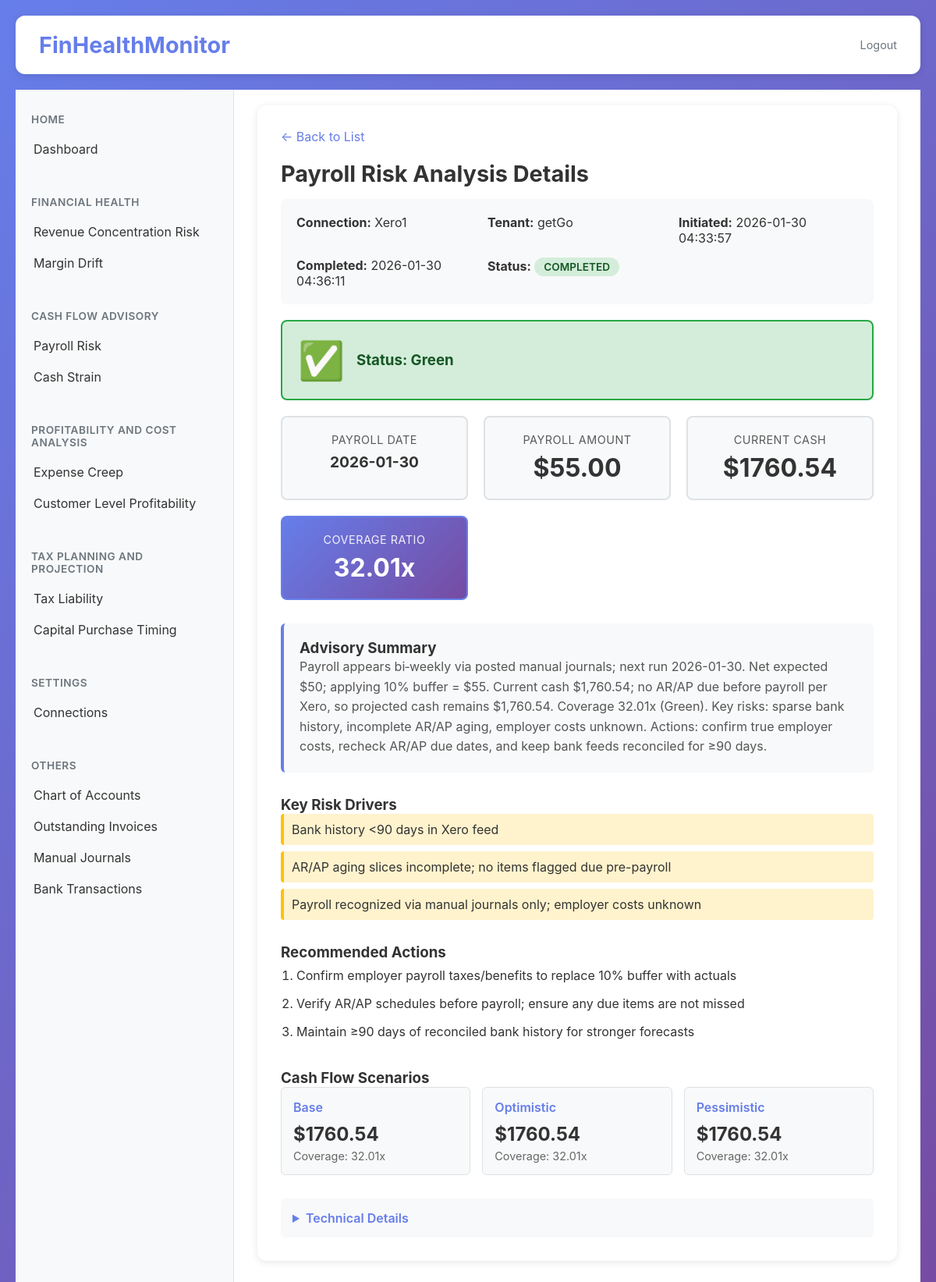
/payroll-risk/111d52d1-84b9-4493-84f7-6c75149baa8f, run on the app's committed database.
### tables this page shows
CREATE TABLE payroll_risk_analyses (
                id TEXT PRIMARY KEY,
                connection_id TEXT NOT NULL,
                connection_name TEXT NOT NULL,
                tenant_id TEXT,
                tenant_name TEXT,
                status TEXT NOT NULL,
                initiated_at TEXT NOT NULL,
                completed_at TEXT,
                result_data TEXT,
                error_message TEXT,
                progress INTEGER DEFAULT 0,
                progress_message TEXT
            );

### app/main.py (the view)
@app.get("/payroll-risk/{analysis_id}", response_class=HTMLResponse)
async def payroll_risk_details(request: Request, analysis_id: str):
    try:
        analysis = payroll_risk_db.get_analysis(analysis_id)
        if not analysis:
            return RedirectResponse(url="/payroll-risk?error=Analysis not found", status_code=303)
        all_connections = connection_manager.get_all_connections()
        xero_connections = [conn for conn in all_connections if conn.get("software") == "xero"]
        for conn in xero_connections:
            if not conn.get("tenants"):
                tenants = connection_manager.get_all_tenants_for_connection(conn["id"])
                conn["tenants"] = tenants if tenants else []
        selector_data = get_connections_for_selector()
        return templates.TemplateResponse(
            "payroll-risk.html",
            {
                "request": request,
                "view_mode": "details",
                "analysis": analysis,
                "connections": xero_connections,
                "categories": selector_data["categories"],
                "error": None
            }
        )
    except Exception as e:
        logger.error(f"Error loading payroll risk details: {str(e)}", exc_info=True)
        return RedirectResponse(url=f"/payroll-risk?error={str(e)}", status_code=303)

### app/templates/payroll-risk.html (shortened to what this page needs)
{% extends "base.html" %}
{% block content %}
<div class="content-section">
    {% if view_mode == "list" %}
        <div class="payroll-risk-header">
            <h2 style="margin: 0;">Payroll Risk Early Warning</h2>
            <button class="new-analysis-btn" onclick="openNewAnalysisModal()">+ New Analysis</button>
        </div>
        {% if error %}
        <div style="background: #f8d7da; color: #721c24; padding: 15px; border-radius: 6px; margin-bottom: 20px;">
            <strong>Error:</strong> {{ error }}
        </div>
        {% endif %}
        {% if analyses %}
        <table class="analyses-table">
            <thead>
                <tr>
                    <th>Date & Time</th>
                    <th>Connection</th>
                    <th>Tenant</th>
                    <th>Status</th>
                    <th>Progress</th>
                    <th>Action</th>
                </tr>
            </thead>
            <tbody>
                {% for analysis in analyses %}
                <tr onclick="window.location.href='/payroll-risk/{{ analysis.id }}'">
                    <td>{{ analysis.initiated_at[:19].replace('T', ' ') }}</td>
                    <td>{{ analysis.connection_name }}</td>
                    <td>{{ analysis.tenant_name or '-' }}</td>
                    <td>
                        <span class="status-badge status-{{ analysis.status }}">
                            {{ analysis.status }}
                        </span>
                    </td>
                    <td>
                        {% if analysis.status|lower == "running" %}
                            {{ analysis.progress or 0 }}%
                        {% elif analysis.status|lower == "completed" %}
                            100%
                        {% else %}
                            -
                        {% endif %}
                    </td>
                    <td>
                        <a href="/payroll-risk/{{ analysis.id }}" class="view-icon" onclick="event.stopPropagation();">👁️</a>
                    </td>
                </tr>
                {% endfor %}
            </tbody>
        </table>
        {% else %}
        <div style="text-align: center; padding: 60px 20px; color: #666;">
            <p style="font-size: 1.2em; margin-bottom: 20px;">No payroll risk analyses yet.</p>
            <button class="new-analysis-btn" onclick="openNewAnalysisModal()">Start Your First Analysis</button>
        </div>
        {% endif %}
        <div id="newAnalysisModal" class="modal">
            <div class="modal-content">
                <div class="modal-header">
                    <h3 style="margin: 0;">Start New Payroll Risk Analysis</h3>
                    <span class="close" onclick="closeNewAnalysisModal()">&times;</span>
                </div>
                <form action="/payroll-risk/new" method="POST" id="newAnalysisForm">
                    <div class="form-group">
                        <label for="connection_id">Connection *</label>
                        <select name="connection_id" id="connection_id" required onchange="updateTenantSelector()">
                            <option value="">Select a connection...</option>
                            {% if connections %}
                                {% for conn in connections %}
                                    {% if conn.software == "xero" %}
                                    <option value="{{ conn.id }}" data-software="{{ conn.software }}">
                                        {{ conn.name }}
                                    </option>
                                    {% endif %}
                                {% endfor %}
                            {% endif %}
                        </select>
                    </div>
                    <div class="form-group" id="tenantGroup" style="display: none;">
                        <label for="tenant_id">Tenant</label>
                        <select name="tenant_id" id="tenant_id">
                            <option value="">Select a tenant...</option>
                        </select>
                    </div>
                    <div style="display: flex; gap: 10px; justify-content: flex-end; margin-top: 30px;">
                        <button type="button" class="btn btn-secondary" onclick="closeNewAnalysisModal()">Cancel</button>
                        <button type="submit" class="btn btn-primary">Start Analysis</button>
                    </div>
                </form>
            </div>
        </div>
    {% elif view_mode == "details" %}
        <div style="margin-bottom: 20px;">
            <a href="/payroll-risk" style="color: #667eea; text-decoration: none;">← Back to List</a>
        </div>
        <h2>Payroll Risk Analysis Details</h2>
        <div style="background: #f8f9fa; padding: 20px; border-radius: 8px; margin-bottom: 20px;">
            <div style="display: grid; grid-template-columns: repeat(auto-fit, minmax(200px, 1fr)); gap: 15px;">
                <div>
                    <strong>Connection:</strong> {{ analysis.connection_name }}
                </div>
                <div>
                    <strong>Tenant:</strong> {{ analysis.tenant_name or 'N/A' }}
                </div>
                <div>
                    <strong>Initiated:</strong> {{ analysis.initiated_at[:19].replace('T', ' ') }}
                </div>
                {% if analysis.completed_at %}
                <div>
                    <strong>Completed:</strong> {{ analysis.completed_at[:19].replace('T', ' ') }}
                </div>
                {% endif %}
                <div>
                    <strong>Status:</strong>
                    <span class="status-badge status-{{ analysis.status }}">
                        {{ analysis.status }}
                    </span>
                </div>
            </div>
        </div>
        {% if analysis.status == "running" %}
            <div class="progress-container">
                <h3>Analysis in Progress</h3>
                <p id="progress-message">{{ analysis.progress_message or "Initializing..." }}</p>
                <div class="progress-bar">
                    <div class="progress-fill" id="progress-fill" style="width: {{ analysis.progress or 0 }}%;">
                        {{ analysis.progress or 0 }}%
                    </div>
                </div>
                <p style="color: #666; margin-top: 10px; font-size: 0.9em;">This may take 60-90 seconds. You can navigate away and come back later.</p>
            </div>
            <script>
                (function() {
                    const analysisId = "{{ analysis.id }}";
                    let pollInterval;
                    let pollCount = 0;
                    const maxPolls = 600; // 10 minutes max
                    function updateProgress(progress, message) {
                        const progressFill = document.getElementById('progress-fill');
                        const progressMessage = document.getElementById('progress-message');
                        if (progressFill) {
                            progressFill.style.width = progress + '%';
                            progressFill.textContent = progress + '%';
                        }
                        if (progressMessage) {
                            progressMessage.textContent = message;
                        }
                    }
                    function pollProgress() {
                        pollCount++;
                        if (pollCount > maxPolls) {
                            clearInterval(pollInterval);
                            updateProgress(0, 'Request timed out. Please refresh the page.');
                            return;
                        }
                        fetch(`/payroll-risk/${analysisId}/progress`)
                            .then(response => response.json())
                            .then(data => {
                                updateProgress(data.progress || 0, data.message || 'Loading...');
                                const status = (data.status || '').toLowerCase();
                                if (status === 'completed' || status === 'complete') {
                                    clearInterval(pollInterval);
                                    // Reload immediately to show results
                                    window.location.reload();
                                } else if (status === 'failed' || status === 'error') {
                                    clearInterval(pollInterval);
                                    updateProgress(0, 'Error: ' + (data.error || 'Unknown error'));
                                }
                            })
                            .catch(error => {
                                console.error('Error polling progress:', error);
                            });
                    }
                    pollProgress();
                    pollInterval = setInterval(pollProgress, 1000);
                })();
            </script>
        {% elif analysis.status|lower == "failed" %}
            <div style="background: #f8d7da; color: #721c24; padding: 20px; border-radius: 8px;">
                <h3>Analysis Failed</h3>
                <p><strong>Error:</strong> {{ analysis.error_message or "Unknown error" }}</p>
            </div>
        {% elif analysis.status|lower == "completed" and analysis.result_data %}
            {% set result = analysis.result_data %}
            {% set health_value = result.health_status if result.health_status else 'Red' %}
            <div class="status-card" style="background: {% if health_value == 'Green' %}#d4edda{% elif health_value == 'Yellow' %}#fff3cd{% else %}#f8d7da{% endif %};
                border: 2px solid {% if health_value == 'Green' %}#28a745{% elif health_value == 'Yellow' %}#ffc107{% else %}#dc3545{% endif %};
                border-radius: 8px; padding: 20px; margin-bottom: 20px;">
                <div style="display: flex; align-items: center; gap: 15px;">
                    <div style="font-size: 3em;">
                        {% if health_value == 'Green' %}✅{% elif health_value == 'Yellow' %}⚠️{% else %}🔴{% endif %}
                    </div>
                    <div>
                        <h3 style="margin: 0; color: {% if health_value == 'Green' %}#155724{% elif health_value == 'Yellow' %}#856404{% else %}#721c24{% endif %};">
                            Status: {{ health_value }}
                        </h3>
                    </div>
                </div>
            </div>
            <div class="summary-stats" style="margin-bottom: 30px;">
                <div class="stat-card">
                    <div class="stat-label">Payroll Date</div>
                    <div class="stat-value" style="font-size: 1.2em;">{{ result.payroll_date[:10] if result.payroll_date else 'N/A' }}</div>
                </div>
                <div class="stat-card">
                    <div class="stat-label">Payroll Amount</div>
                    <div class="stat-value">${{ "%.2f"|format(result.payroll_amount_with_buffer) if result.payroll_amount_with_buffer else '0.00' }}</div>
                </div>
                <div class="stat-card">
                    <div class="stat-label">Current Cash</div>
                    <div class="stat-value">${{ "%.2f"|format(result.current_cash_available) if result.current_cash_available else '0.00' }}</div>
                </div>
                <div class="stat-card stat-card-primary">
                    <div class="stat-label">Coverage Ratio</div>
                    <div class="stat-value">{{ "%.2f"|format(result.payroll_coverage_ratio) if result.payroll_coverage_ratio else '0.00' }}x</div>
                </div>
            </div>
            {% if result.advisory_narrative %}
            <div style="background: #f8f9fa; border-left: 4px solid #667eea; padding: 20px; border-radius: 6px; margin-bottom: 30px;">
                <h3 style="margin-top: 0; color: #333;">Advisory Summary</h3>
                <p style="margin: 0; line-height: 1.6; color: #555;">{{ result.advisory_narrative }}</p>
            </div>
            {% endif %}
            {% if result.key_risk_drivers %}
            <div style="margin-bottom: 30px;">
                <h3>Key Risk Drivers</h3>
                <ul style="list-style-type: none; padding: 0;">
                    {% for driver in result.key_risk_drivers %}
                    <li style="padding: 10px; margin-bottom: 8px; background: #fff3cd; border-left: 4px solid #ffc107; border-radius: 4px;">
                        {{ driver }}
                    </li>
                    {% endfor %}
                </ul>
            </div>
            {% endif %}
            {% if result.recommended_actions %}
            <div style="margin-bottom: 30px;">
                <h3>Recommended Actions</h3>
                <ol style="padding-left: 20px;">
                    {% for action in result.recommended_actions %}
                    <li style="padding: 8px 0; color: #333;">{{ action }}</li>
                    {% endfor %}
                </ol>
            </div>
            {% endif %}
            {% if result.scenarios %}
            <div style="margin-bottom: 30px;">
                <h3>Cash Flow Scenarios</h3>
                <div style="display: grid; grid-template-columns: repeat(auto-fit, minmax(200px, 1fr)); gap: 15px;">
                    {% for scenario_name, scenario in result.scenarios.items() %}
                    <div style="background: #f8f9fa; padding: 15px; border-radius: 6px; border: 1px solid #dee2e6;">
                        <div style="font-weight: 600; color: #667eea; margin-bottom: 10px; text-transform: capitalize;">
                            {{ scenario_name }}
                        </div>
                        <div style="font-size: 1.5em; font-weight: 700; color: #333;">
                            ${{ "%.2f"|format(scenario.projected_cash) if scenario.projected_cash else '0.00' }}
                        </div>
                        <div style="color: #666; font-size: 0.9em; margin-top: 5px;">
                            Coverage: {{ "%.2f"|format(scenario.coverage_ratio) if scenario.coverage_ratio else '0.00' }}x
                        </div>
                    </div>
                    {% endfor %}
                </div>
            </div>
            {% endif %}
            <details style="margin-top: 30px; padding: 15px; background: #f8f9fa; border-radius: 6px;">
                <summary style="cursor: pointer; font-weight: 600; color: #667eea;">Technical Details</summary>
            </details>
        {% endif %}
    {% endif %}
</div>
{% endblock %}

### data on the page
payroll_risk_analyses: connection_name "Xero1", tenant_name "getGo", initiated_at "2026-01-30 04:33:57", completed_at "2026-01-30 04:36:11", status "COMPLETED"

### other printed values
{{ health_value }} "Green"
{{ result.payroll_date[:10] if result.payroll_date else 'N/A' }} "2026-01-30"
{{ driver }} "Bank history <90 days in Xero feed" "AR/AP aging slices incomplete; no items flagged due pre-payroll" "Payroll recognized via manual journals only; employer costs unknown"
{{ action }} "Confirm employer payroll taxes/benefits to replace 10% buffer with actuals" "Verify AR/AP schedules before payroll; ensure any due items are not missed" "Maintain ≥90 days of reconciled bank history for stronger forecasts"
{{ scenario_name }} "Base" "Optimistic" "Pessimistic"
